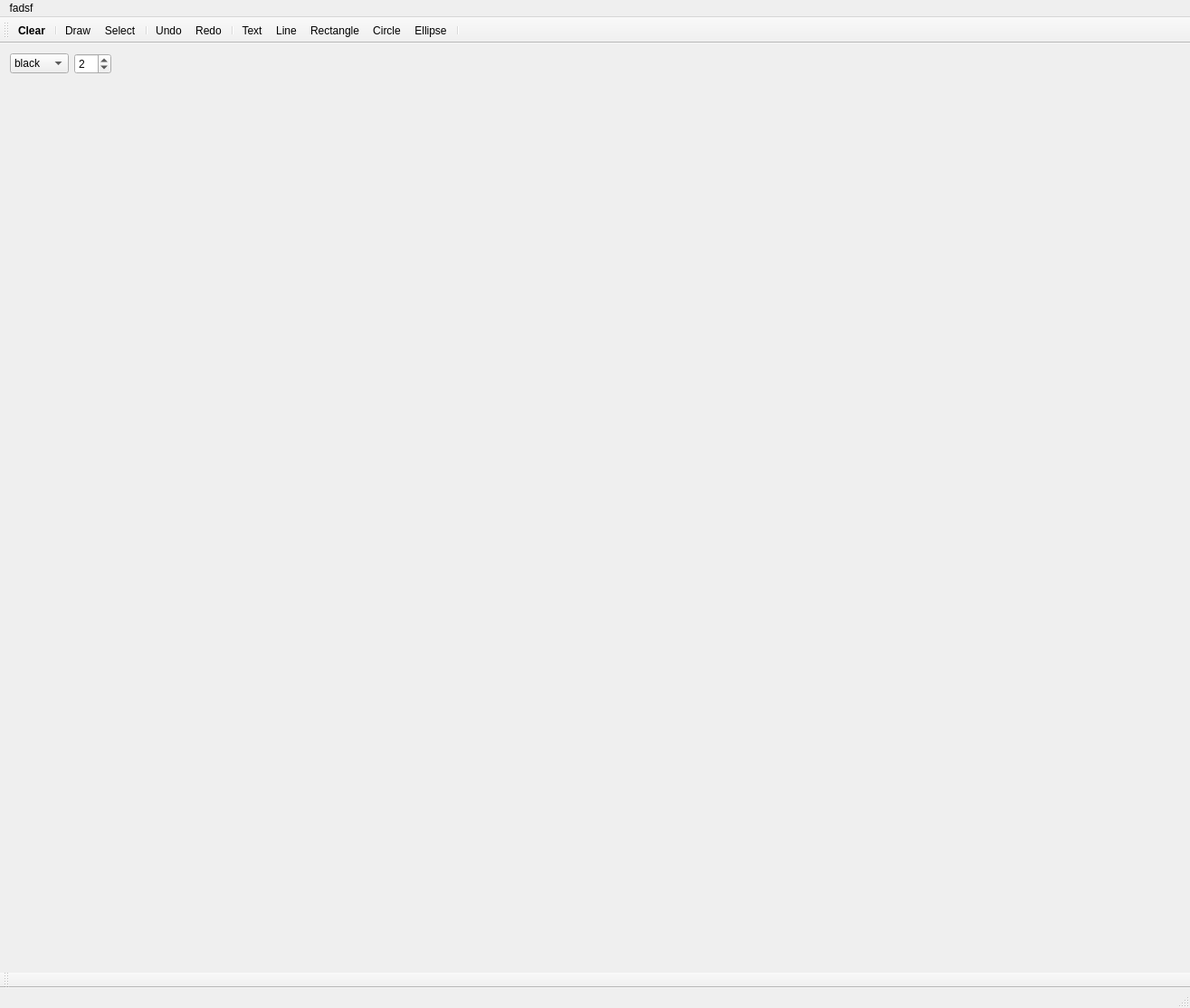
<?xml version="1.0" encoding="UTF-8"?>
<ui version="4.0">
 <class>DrawerMainWindowClass</class>
 <widget class="QMainWindow" name="DrawerMainWindowClass">
  <property name="geometry">
   <rect>
    <x>0</x>
    <y>0</y>
    <width>1315</width>
    <height>1114</height>
   </rect>
  </property>
  <property name="windowTitle">
   <string>DrawerMainWindow</string>
  </property>
  <property name="windowIcon">
   <iconset resource="DrawerMainWindow.qrc">
    <normaloff>:/new/prefix1/Resources/fugue-icons-3.5.6/bonus/icons-shadowless-24/pencil.png</normaloff>:/new/prefix1/Resources/fugue-icons-3.5.6/bonus/icons-shadowless-24/pencil.png</iconset>
  </property>
  <property name="autoFillBackground">
   <bool>false</bool>
  </property>
  <property name="styleSheet">
   <string notr="true"/>
  </property>
  <widget class="QWidget" name="centralWidget">
   <layout class="QGridLayout" name="gridLayout">
    <item row="0" column="0">
     <layout class="QHBoxLayout" name="horizontalLayout">
      <item>
       <widget class="QComboBox" name="colorComboBox">
        <property name="sizePolicy">
         <sizepolicy hsizetype="Fixed" vsizetype="Fixed">
          <horstretch>0</horstretch>
          <verstretch>0</verstretch>
         </sizepolicy>
        </property>
        <property name="cursor">
         <cursorShape>PointingHandCursor</cursorShape>
        </property>
        <item>
         <property name="text">
          <string>black</string>
         </property>
        </item>
        <item>
         <property name="text">
          <string>blue</string>
         </property>
        </item>
        <item>
         <property name="text">
          <string>red</string>
         </property>
        </item>
        <item>
         <property name="text">
          <string>green</string>
         </property>
        </item>
        <item>
         <property name="text">
          <string>yellow</string>
         </property>
        </item>
       </widget>
      </item>
      <item>
       <widget class="QSpinBox" name="sizeSpinBox">
        <property name="sizePolicy">
         <sizepolicy hsizetype="Fixed" vsizetype="Fixed">
          <horstretch>0</horstretch>
          <verstretch>0</verstretch>
         </sizepolicy>
        </property>
        <property name="cursor">
         <cursorShape>PointingHandCursor</cursorShape>
        </property>
        <property name="value">
         <number>2</number>
        </property>
       </widget>
      </item>
      <item>
       <spacer name="horizontalSpacer">
        <property name="orientation">
         <enum>Qt::Horizontal</enum>
        </property>
        <property name="sizeHint" stdset="0">
         <size>
          <width>40</width>
          <height>20</height>
         </size>
        </property>
       </spacer>
      </item>
     </layout>
    </item>
    <item row="1" column="0">
     <widget class="CanvasWidget" name="canvasWidget" native="true">
      <property name="sizePolicy">
       <sizepolicy hsizetype="MinimumExpanding" vsizetype="MinimumExpanding">
        <horstretch>0</horstretch>
        <verstretch>0</verstretch>
       </sizepolicy>
      </property>
      <property name="font">
       <font>
        <stylestrategy>PreferAntialias</stylestrategy>
       </font>
      </property>
      <property name="cursor">
       <cursorShape>CrossCursor</cursorShape>
      </property>
      <property name="mouseTracking">
       <bool>true</bool>
      </property>
      <property name="autoFillBackground">
       <bool>false</bool>
      </property>
      <property name="styleSheet">
       <string notr="true"/>
      </property>
     </widget>
    </item>
   </layout>
  </widget>
  <widget class="QMenuBar" name="menuBar">
   <property name="geometry">
    <rect>
     <x>0</x>
     <y>0</y>
     <width>1315</width>
     <height>30</height>
    </rect>
   </property>
   <widget class="QMenu" name="menuFadsf">
    <property name="title">
     <string>fadsf</string>
    </property>
   </widget>
   <addaction name="menuFadsf"/>
  </widget>
  <widget class="QToolBar" name="mainToolBar">
   <property name="font">
    <font>
     <stylestrategy>PreferAntialias</stylestrategy>
    </font>
   </property>
   <property name="cursor">
    <cursorShape>PointingHandCursor</cursorShape>
   </property>
   <attribute name="toolBarArea">
    <enum>TopToolBarArea</enum>
   </attribute>
   <attribute name="toolBarBreak">
    <bool>false</bool>
   </attribute>
   <addaction name="actionClear"/>
   <addaction name="separator"/>
   <addaction name="actionDraw"/>
   <addaction name="actionSelect"/>
   <addaction name="separator"/>
   <addaction name="actionUndo"/>
   <addaction name="actionRedo"/>
   <addaction name="separator"/>
   <addaction name="actionDrawText"/>
   <addaction name="actionDrawLine"/>
   <addaction name="actionDrawRectangle"/>
   <addaction name="actionDrawCircle"/>
   <addaction name="actionDrawEllipse"/>
   <addaction name="separator"/>
  </widget>
  <widget class="QStatusBar" name="statusBar"/>
  <widget class="QToolBar" name="toolBar">
   <property name="windowTitle">
    <string>toolBar</string>
   </property>
   <attribute name="toolBarArea">
    <enum>BottomToolBarArea</enum>
   </attribute>
   <attribute name="toolBarBreak">
    <bool>false</bool>
   </attribute>
  </widget>
  <action name="actionDrawLine">
   <property name="checkable">
    <bool>true</bool>
   </property>
   <property name="text">
    <string>Line</string>
   </property>
   <property name="toolTip">
    <string>draw a line</string>
   </property>
   <property name="shortcut">
    <string>Ctrl+L</string>
   </property>
  </action>
  <action name="actionDrawRectangle">
   <property name="checkable">
    <bool>true</bool>
   </property>
   <property name="text">
    <string>Rectangle</string>
   </property>
   <property name="toolTip">
    <string>draw a rectangle</string>
   </property>
   <property name="shortcut">
    <string>Ctrl+R</string>
   </property>
  </action>
  <action name="actionDrawCircle">
   <property name="checkable">
    <bool>true</bool>
   </property>
   <property name="text">
    <string>Circle</string>
   </property>
   <property name="toolTip">
    <string>draw a circle</string>
   </property>
  </action>
  <action name="actionDrawEllipse">
   <property name="checkable">
    <bool>true</bool>
   </property>
   <property name="text">
    <string>Ellipse</string>
   </property>
  </action>
  <action name="actionClear">
   <property name="text">
    <string>Clear</string>
   </property>
   <property name="font">
    <font>
     <weight>75</weight>
     <italic>false</italic>
     <bold>true</bold>
     <underline>false</underline>
     <strikeout>false</strikeout>
     <stylestrategy>PreferDefault</stylestrategy>
    </font>
   </property>
  </action>
  <action name="actionDrawText">
   <property name="checkable">
    <bool>true</bool>
   </property>
   <property name="text">
    <string>Text</string>
   </property>
  </action>
  <action name="actionUndo">
   <property name="icon">
    <iconset resource="DrawerMainWindow.qrc">
     <normaloff>:/new/prefix1/Resources/fugue-icons-3.5.6/bonus/icons-shadowless-24/arrow-180.png</normaloff>:/new/prefix1/Resources/fugue-icons-3.5.6/bonus/icons-shadowless-24/arrow-180.png</iconset>
   </property>
   <property name="text">
    <string>Undo</string>
   </property>
   <property name="shortcut">
    <string>Ctrl+Z</string>
   </property>
  </action>
  <action name="actionRedo">
   <property name="icon">
    <iconset resource="DrawerMainWindow.qrc">
     <normaloff>:/new/prefix1/Resources/fugue-icons-3.5.6/bonus/icons-shadowless-24/arrow.png</normaloff>:/new/prefix1/Resources/fugue-icons-3.5.6/bonus/icons-shadowless-24/arrow.png</iconset>
   </property>
   <property name="text">
    <string>Redo</string>
   </property>
   <property name="shortcut">
    <string>Ctrl+Y</string>
   </property>
  </action>
  <action name="actionDraw">
   <property name="checkable">
    <bool>true</bool>
   </property>
   <property name="text">
    <string>Draw</string>
   </property>
  </action>
  <action name="actionSelect">
   <property name="checkable">
    <bool>true</bool>
   </property>
   <property name="text">
    <string>Select</string>
   </property>
  </action>
 </widget>
 <layoutdefault spacing="6" margin="11"/>
 <customwidgets>
  <customwidget>
   <class>CanvasWidget</class>
   <extends>QWidget</extends>
   <header>CanvasWidget.h</header>
   <container>1</container>
  </customwidget>
 </customwidgets>
 <resources>
  <include location="DrawerMainWindow.qrc"/>
 </resources>
 <connections/>
</ui>
